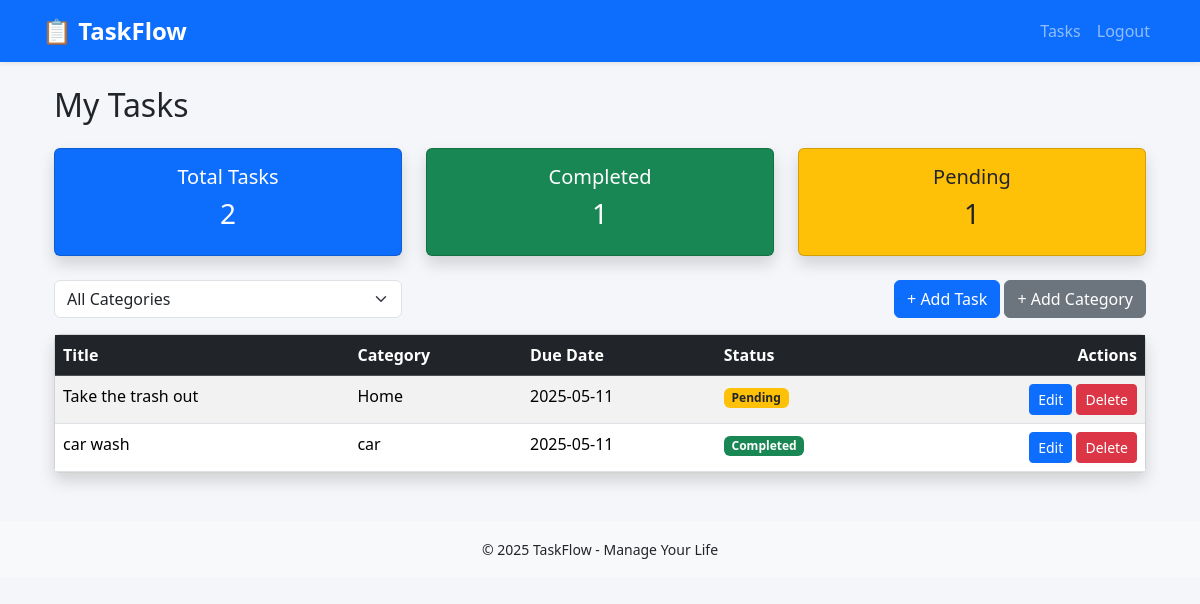
Screenshot of / (signed in) with the database file from the repository.
### tasks/models.py (models this page shows, shortened)
class Task(models.Model):
    PRIORITY_CHOICES = [
        ('Low', 'Low'),
        ('Medium', 'Medium'),
        ('High', 'High'),
    ]
    user = models.ForeignKey(User, on_delete=models.CASCADE)
    category = models.ForeignKey(Category, on_delete=models.SET_NULL, null=True, blank=True)
    title = models.CharField(max_length=200)
    description = models.TextField(blank=True)
    due_date = models.DateField(null=True, blank=True)
    priority = models.CharField(max_length=10, choices=PRIORITY_CHOICES, default='Medium')
    completed = models.BooleanField(default=False)

class Category(models.Model):
    user = models.ForeignKey(User, on_delete=models.CASCADE)
    name = models.CharField(max_length=100)

### tasks/views.py (the view)
# urls.py: path('', views.task_list, name='task_list'),
@login_required
def task_list(request):
    tasks = Task.objects.filter(user=request.user)
    categories = Category.objects.filter(user=request.user)
    category_filter = request.GET.get('category')
    if category_filter:
        tasks = tasks.filter(category__id=category_filter)
    dashboard = {
        'total': tasks.count(),
        'completed': tasks.filter(completed=True).count(),
        'pending': tasks.filter(completed=False).count(),
    }
    return render(request, 'tasks/task_list.html', {
        'tasks': tasks,
        'categories': categories,
        'dashboard': dashboard
    })

### tasks/templates/tasks/task_list.html (shortened to what this page needs)
{% extends "tasks/base.html" %}
{% block content %}
<div class="container mt-4">
    <h2 class="mb-4">My Tasks</h2>
    <div class="row mb-4">
        <div class="col">
            <div class="card bg-primary text-white shadow">
                <div class="card-body text-center">
                    <h5>Total Tasks</h5>
                    <h3>{{ dashboard.total }}</h3>
                </div>
            </div>
        </div>
        <div class="col">
            <div class="card bg-success text-white shadow">
                <div class="card-body text-center">
                    <h5>Completed</h5>
                    <h3>{{ dashboard.completed }}</h3>
                </div>
            </div>
        </div>
        <div class="col">
            <div class="card bg-warning text-dark shadow">
                <div class="card-body text-center">
                    <h5>Pending</h5>
                    <h3>{{ dashboard.pending }}</h3>
                </div>
            </div>
        </div>
    </div>
    <form method="get" class="mb-3">
        <div class="row">
            <div class="col-md-4">
                <select name="category" class="form-select" onchange="this.form.submit()">
                    <option value="">All Categories</option>
                </select>
            </div>
            <div class="col-md-8 text-end">
                <a href="{% url 'task_create' %}" class="btn btn-primary">+ Add Task</a>
                <a href="{% url 'category_create' %}" class="btn btn-secondary">+ Add Category</a>
            </div>
        </div>
    </form>
    <div class="card shadow">
        <div class="card-body p-0">
            <table class="table table-striped table-hover mb-0">
                <thead class="table-dark">
                    <tr>
                        <th>Title</th>
                        <th>Category</th>
                        <th>Due Date</th>
                        <th>Status</th>
                        <th class="text-end">Actions</th>
                    </tr>
                </thead>
                <tbody>
                    {% for task in tasks %}
                    <tr>
                        <td>{{ task.title }}</td>
                        <td>{{ task.category.name }}</td>
                        <td>{{ task.due_date|date:"Y-m-d" }}</td>
                        <td>
                            {% if task.completed %}
                                <span class="badge bg-success">Completed</span>
                            {% else %}
                                <span class="badge bg-warning text-dark">Pending</span>
                            {% endif %}
                        </td>
                        <td class="text-end">
                            <a href="{% url 'task_update' task.id %}" class="btn btn-sm btn-primary">Edit</a>
                            <a href="{% url 'task_delete' task.id %}" class="btn btn-sm btn-danger">Delete</a>
                        </td>
                    </tr>
                    {% empty %}
                    <tr>
                        <td colspan="5" class="text-center py-3">No tasks found.</td>
                    </tr>
                    {% endfor %}
                </tbody>
            </table>
        </div>
    </div>
</div>
{% endblock %}

### tasks/templates/tasks/base.html (style rules this page uses)
body { background: #f4f6f9; font-family: 'Segoe UI', Tahoma, Geneva, Verdana, sans-serif; }

### rows the page displays
Task: title "Take the trash out", category.name "Home", due_date "2025-05-11", completed "Pending"
Task: title "car wash", category.name "car", due_date "2025-05-11", completed "Completed"

### other values shown
{{ dashboard.total }} "2"
{{ dashboard.completed }} "1"
{{ dashboard.pending }} "1"
